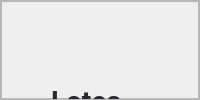
            <widget class="QWidget" name="page_lotes">
             <layout class="QVBoxLayout" name="verticalLayout_4">
              <property name="spacing">
               <number>0</number>
              </property>
              <property name="leftMargin">
               <number>0</number>
              </property>
              <property name="topMargin">
               <number>0</number>
              </property>
              <property name="rightMargin">
               <number>0</number>
              </property>
              <property name="bottomMargin">
               <number>0</number>
              </property>
              <item>
               <widget class="QFrame" name="frame">
                <property name="frameShape">
                 <enum>QFrame::StyledPanel</enum>
                </property>
                <property name="frameShadow">
                 <enum>QFrame::Raised</enum>
                </property>
                <layout class="QVBoxLayout" name="verticalLayout_5">
                 <property name="spacing">
                  <number>0</number>
                 </property>
                 <property name="leftMargin">
                  <number>0</number>
                 </property>
                 <property name="topMargin">
                  <number>0</number>
                 </property>
                 <property name="rightMargin">
                  <number>0</number>
                 </property>
                 <property name="bottomMargin">
                  <number>0</number>
                 </property>
                 <item>
                  <widget class="QFrame" name="frame_main_stock_2">
                   <property name="frameShape">
                    <enum>QFrame::StyledPanel</enum>
                   </property>
                   <property name="frameShadow">
                    <enum>QFrame::Raised</enum>
                   </property>
                   <widget class="QLineEdit" name="lineEdit_6">
                    <property name="geometry">
                     <rect>
                      <x>700</x>
                      <y>90</y>
                      <width>193</width>
                      <height>26</height>
                     </rect>
                    </property>
                    <property name="font">
                     <font>
                      <family>Cairo</family>
                      <pointsize>10</pointsize>
                     </font>
                    </property>
                    <property name="styleSheet">
                     <string notr="true">background:#f5f5f5;
color:#818489;
padding-left: 7px;
border-radius: 5px;</string>
                    </property>
                    <property name="frame">
                     <bool>true</bool>
                    </property>
                    <property name="placeholderText">
                     <string>Buscar lote por producto</string>
                    </property>
                   </widget>
                   <widget class="QPushButton" name="pushButton_20">
                    <property name="geometry">
                     <rect>
                      <x>900</x>
                      <y>90</y>
                      <width>26</width>
                      <height>26</height>
                     </rect>
                    </property>
                    <property name="font">
                     <font>
                      <family>Roboto</family>
                      <pointsize>10</pointsize>
                      <weight>75</weight>
                      <bold>true</bold>
                     </font>
                    </property>
                    <property name="cursor">
                     <cursorShape>PointingHandCursor</cursorShape>
                    </property>
                    <property name="styleSheet">
                     <string notr="true">QPushButton{
border:none;
font-family: Roboto;
border-radius:5px;
text-align: center;
color: #282830 ;
background: #212325

}

QPushButton:hover{
		color:rgb(116, 116, 138)

}</string>
                    </property>
                    <property name="text">
                     <string/>
                    </property>
                    <property name="icon">
                     <iconset resource="img/img.qrc">
                      <normaloff>:/img/lupa y actualizar_lupa.png</normaloff>:/img/lupa y actualizar_lupa.png</iconset>
                    </property>
                    <property name="iconSize">
                     <size>
                      <width>14</width>
                      <height>16</height>
                     </size>
                    </property>
                    <property name="checkable">
                     <bool>true</bool>
                    </property>
                   </widget>
                   <widget class="QFrame" name="frame_34">
                    <property name="geometry">
                     <rect>
                      <x>40</x>
                      <y>130</y>
                      <width>851</width>
                      <height>47</height>
                     </rect>
                    </property>
                    <property name="minimumSize">
                     <size>
                      <width>82</width>
                      <height>41</height>
                     </size>
                    </property>
                    <property name="styleSheet">
                     <string notr="true">background-color: #212325;
color:#fff;
border-radius:8px;
padding-left:4px;</string>
                    </property>
                    <property name="frameShape">
                     <enum>QFrame::StyledPanel</enum>
                    </property>
                    <property name="frameShadow">
                     <enum>QFrame::Raised</enum>
                    </property>
                    <layout class="QHBoxLayout" name="horizontalLayout_17">
                     <item alignment="Qt::AlignLeft">
                      <widget class="QLabel" name="label_51">
                       <property name="font">
                        <font>
                         <family>Cairo</family>
                         <pointsize>13</pointsize>
                         <weight>75</weight>
                         <bold>true</bold>
                        </font>
                       </property>
                       <property name="styleSheet">
                        <string notr="true">background: none;
color: #fff ;
</string>
                       </property>
                       <property name="text">
                        <string>Código</string>
                       </property>
                      </widget>
                     </item>
                     <item alignment="Qt::AlignLeft">
                      <widget class="QLabel" name="label_52">
                       <property name="font">
                        <font>
                         <family>Cairo</family>
                         <pointsize>13</pointsize>
                         <weight>75</weight>
                         <bold>true</bold>
                        </font>
                       </property>
                       <property name="styleSheet">
                        <string notr="true">background: none;
color: #fff ;

</string>
                       </property>
                       <property name="text">
                        <string>Descripción</string>
                       </property>
                      </widget>
                     </item>
                     <item alignment="Qt::AlignLeft">
                      <widget class="QLabel" name="label_55">
                       <property name="font">
                        <font>
                         <family>Cairo</family>
                         <pointsize>13</pointsize>
                         <weight>75</weight>
                         <bold>true</bold>
                        </font>
                       </property>
                       <property name="styleSheet">
                        <string notr="true">background: none;
color: #fff ;
</string>
                       </property>
                       <property name="text">
                        <string>Cantidad</string>
                       </property>
                      </widget>
                     </item>
                     <item alignment="Qt::AlignLeft">
                      <widget class="QLabel" name="label_56">
                       <property name="font">
                        <font>
                         <family>Cairo</family>
                         <pointsize>13</pointsize>
                         <weight>75</weight>
                         <bold>true</bold>
                        </font>
                       </property>
                       <property name="styleSheet">
                        <string notr="true">background: none;
color: #fff ;
</string>
                       </property>
                       <property name="text">
                        <string>Lote</string>
                       </property>
                      </widget>
                     </item>
                     <item alignment="Qt::AlignLeft">
                      <widget class="QLabel" name="label_57">
                       <property name="font">
                        <font>
                         <family>Cairo</family>
                         <pointsize>13</pointsize>
                         <weight>75</weight>
                         <bold>true</bold>
                        </font>
                       </property>
                       <property name="styleSheet">
                        <string notr="true">background: none;
color: #fff ;
</string>
                       </property>
                       <property name="text">
                        <string>Primer Vencimiento</string>
                       </property>
                      </widget>
                     </item>
                    </layout>
                   </widget>
                   <widget class="QLabel" name="label_58">
                    <property name="geometry">
                     <rect>
                      <x>50</x>
                      <y>90</y>
                      <width>71</width>
                      <height>20</height>
                     </rect>
                    </property>
                    <property name="minimumSize">
                     <size>
                      <width>66</width>
                      <height>0</height>
                     </size>
                    </property>
                    <property name="maximumSize">
                     <size>
                      <width>120</width>
                      <height>16777215</height>
                     </size>
                    </property>
                    <property name="font">
                     <font>
                      <family>Roboto</family>
                      <pointsize>21</pointsize>
                      <weight>75</weight>
                      <bold>true</bold>
                     </font>
                    </property>
                    <property name="styleSheet">
                     <string notr="true">color: #282830 ;
</string>
                    </property>
                    <property name="text">
                     <string>Lotes</string>
                    </property>
                    <property name="alignment">
                     <set>Qt::AlignLeading|Qt::AlignLeft|Qt::AlignVCenter</set>
                    </property>
                   </widget>
                   <widget class="QPushButton" name="btn_actualizarLotes">
                    <property name="geometry">
                     <rect>
                      <x>900</x>
                      <y>140</y>
                      <width>26</width>
                      <height>26</height>
                     </rect>
                    </property>
                    <property name="font">
                     <font>
                      <family>Roboto</family>
                      <pointsize>10</pointsize>
                      <weight>75</weight>
                      <bold>true</bold>
                     </font>
                    </property>
                    <property name="cursor">
                     <cursorShape>PointingHandCursor</cursorShape>
                    </property>
                    <property name="styleSheet">
                     <string notr="true">QPushButton{
border:none;
font-family: Roboto;
border-radius:5px;
text-align: center;
color: #282830 ;
background: #212325

}

QPushButton:hover{
		color:rgb(116, 116, 138)

}</string>
                    </property>
                    <property name="text">
                     <string/>
                    </property>
                    <property name="icon">
                     <iconset resource="img/img.qrc">
                      <normaloff>:/img/lupa y actualizar_actualizar.png</normaloff>:/img/lupa y actualizar_actualizar.png</iconset>
                    </property>
                    <property name="iconSize">
                     <size>
                      <width>14</width>
                      <height>16</height>
                     </size>
                    </property>
                    <property name="checkable">
                     <bool>true</bool>
                    </property>
                   </widget>
                   <widget class="QTableWidget" name="tableWidget_stock_3">
                    <property name="geometry">
                     <rect>
                      <x>50</x>
                      <y>190</y>
                      <width>851</width>
                      <height>461</height>
                     </rect>
                    </property>
                    <property name="maximumSize">
                     <size>
                      <width>16777215</width>
                      <height>489</height>
                     </size>
                    </property>
                    <property name="cursor" stdset="0">
                     <cursorShape>PointingHandCursor</cursorShape>
                    </property>
                    <property name="styleSheet">
                     <string notr="true">QTableWidget{
font-size: 11pt;
margin-left: 0px;
margin-top:15px;
color: #000;
font-family: Cairo Semibold;
text-align:center;
}
QheaderView::item
    {
text-align:center;

    }
QHeaderView::section {
    background-color: #394353;
	border-radius: 11px;
	color:#fff;
    font-size: 9pt;
	font-family:Roboto;
}

QHeaderView::section:horizontal
{
    border-top: 1px solid #394353;

}

QHeaderView::section:vertical
{

    border-left: 1px solid #394353;
}</string>
                    </property>
                    <property name="editTriggers">
                     <set>QAbstractItemView::NoEditTriggers</set>
                    </property>
                    <property name="showGrid">
                     <bool>false</bool>
                    </property>
                    <attribute name="horizontalHeaderVisible">
                     <bool>false</bool>
                    </attribute>
                    <attribute name="horizontalHeaderCascadingSectionResizes">
                     <bool>true</bool>
                    </attribute>
                    <attribute name="horizontalHeaderDefaultSectionSize">
                     <number>170</number>
                    </attribute>
                    <attribute name="horizontalHeaderShowSortIndicator" stdset="0">
                     <bool>true</bool>
                    </attribute>
                    <attribute name="horizontalHeaderStretchLastSection">
                     <bool>true</bool>
                    </attribute>
                    <attribute name="verticalHeaderVisible">
                     <bool>false</bool>
                    </attribute>
                    <attribute name="verticalHeaderDefaultSectionSize">
                     <number>41</number>
                    </attribute>
                    <column>
                     <property name="text">
                      <string>New Column</string>
                     </property>
                    </column>
                    <column>
                     <property name="text">
                      <string>New Column</string>
                     </property>
                    </column>
                    <column>
                     <property name="text">
                      <string>New Column</string>
                     </property>
                    </column>
                    <column>
                     <property name="text">
                      <string>New Column</string>
                     </property>
                    </column>
                    <column>
                     <property name="text">
                      <string>New Column</string>
                     </property>
                    </column>
                   </widget>
                  </widget>
                 </item>
                </layout>
               </widget>
              </item>
             </layout>
            </widget>
